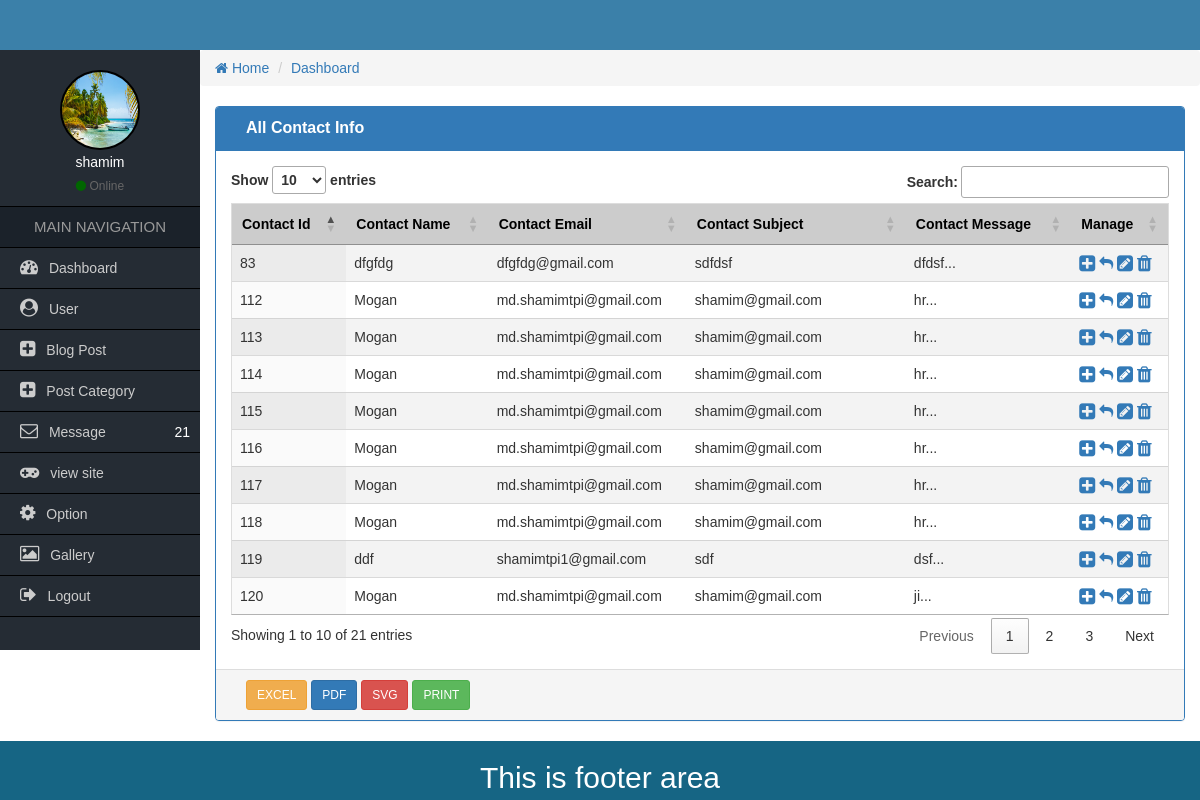
Page /Admin/contact.php (signed in) on the committed database.
### tables this page shows
CREATE TABLE `contact` (
  `contact_id` int(11) NOT NULL,
  `contact_name` varchar(50) NOT NULL,
  `contact_email` varchar(50) NOT NULL,
  `contact_subject` varchar(50) NOT NULL,
  `contact_message` longtext NOT NULL
);

### Admin/contact.php (the view, shortened to what this page needs)
<?php
  require_once('function/functions.php');
  if($_SESSION['role_id']==1){
  ?>
                <div class="col-md-12">
                	<div class="panel panel-primary">
                        <div class="panel-heading">
                            <div class="col-md-9 heading_title">
                                All Contact Info
                             </div>
                             <div class="clearfix"></div>
                        </div>
                      <div class="panel-body">
                          <table class="table table-responsive table-striped table-hover table_cus display" id="table_id">
                          		<thead class="table_head">
                            		<tr>
                                    	<th>Contact Id</th>
                                    	<th>Contact Name</th>
                                        <th>Contact Email</th>
                                        <th>Contact Subject</th>
                                        <th>Contact Message</th>
                                        <th>Manage</th>
                                    </tr>
                            	</thead>
                                <tbody>
								  <?php
						    $sql = "SELECT * FROM  contact ORDER BY contact_id DESC";
	                $result = mysqli_query($conn, $sql);
							while($row = mysqli_fetch_assoc($result)) {
                ?>
								<tr>
								    <td><?php echo $row['contact_id']?></td>
								    <td><?php echo $row['contact_name']?></td>
                     <td><?php echo $row['contact_email']?></td>
								    <td><?php echo $row['contact_subject']?></td>
								    <td><?php echo substr($row['contact_message'],0,20)?>...</td>
                    	<td>
										<a href="view-contact.php?contact=<?php echo $row['contact_id']?>"><i class="fa fa-plus-square fa-lg"></i></a>
                    <a href="repalay-contact.php?contact=<?php echo $row['contact_id']?>"><i class="fa fa-reply"></i></a>
										<a href="edit-contact.php?contact=<?php echo $row['contact_id']?>"><i class="fa fa-pencil-square fa-lg"></i></a>
										<a href="delete.contact.php?contact=<?php echo $row['contact_id']?>"><i class="fa fa-trash fa-lg"></i></a>
									</td>
								</tr>
						<?php	}
								  ?>
                  </tbody>
                          </table>
                      </div>
                      <div class="panel-footer">
                        <div class="col-md-4">
                        	<a href="#" class="btn btn-sm btn-warning">EXCEL</a>
                            <a href="#" class="btn btn-sm btn-primary">PDF</a>
                            <a href="#" class="btn btn-sm btn-danger">SVG</a>
                            <a href="#" class="btn btn-sm btn-success">PRINT</a>
                        </div>
                        <div class="col-md-4">
                        </div>
                        <div class="col-md-4 text-right">
                        </div>
                        <div class="clearfix"></div>
                      </div>
                    </div>
                </div>
            </div>
         </div>
    </div>
   <?php get_footer();
}else{
  echo "You Have No Permission";
}
   ?>

### Admin/css/style.css (style rules this page uses)
* { margin:0px; padding:0px; outline:0px; }
a { text-decoration:none; }
body { font-family:Verdana, Geneva, sans-serif; }
.heading_title { font-size:16px; font-weight:bold; }
.table_cus { border:1px solid #ddd; }
.table_head { background-color:#ccc; color:#000; }

### rows in the picture
contact: contact_id "120", contact_name "Mogan", contact_email "md.shamimtpi@gmail.com", contact_subject "shamim@gmail.com", contact_message "ji"
contact: contact_id "119", contact_name "ddf", contact_email "shamimtpi1@gmail.com", contact_subject "sdf", contact_message "dsf"
contact: contact_id "118", contact_name "Mogan", contact_email "md.shamimtpi@gmail.com", contact_subject "shamim@gmail.com", contact_message "hr"
contact: contact_id "117", contact_name "Mogan", contact_email "md.shamimtpi@gmail.com", contact_subject "shamim@gmail.com", contact_message "hr"
contact: contact_id "116", contact_name "Mogan", contact_email "md.shamimtpi@gmail.com", contact_subject "shamim@gmail.com", contact_message "hr"
contact: contact_id "115", contact_name "Mogan", contact_email "md.shamimtpi@gmail.com", contact_subject "shamim@gmail.com", contact_message "hr"
contact: contact_id "114", contact_name "Mogan", contact_email "md.shamimtpi@gmail.com", contact_subject "shamim@gmail.com", contact_message "hr"
contact: contact_id "113", contact_name "Mogan", contact_email "md.shamimtpi@gmail.com", contact_subject "shamim@gmail.com", contact_message "hr"
contact: contact_id "112", contact_name "Mogan", contact_email "md.shamimtpi@gmail.com", contact_subject "shamim@gmail.com", contact_message "hr"
contact: contact_id "83", contact_name "dfgfdg", contact_email "dfgfdg@gmail.com", contact_subject "sdfdsf", contact_message "dfdsf"

### other values in the picture
$_SESSION['username'] "shamim"
$rowcount "21"
